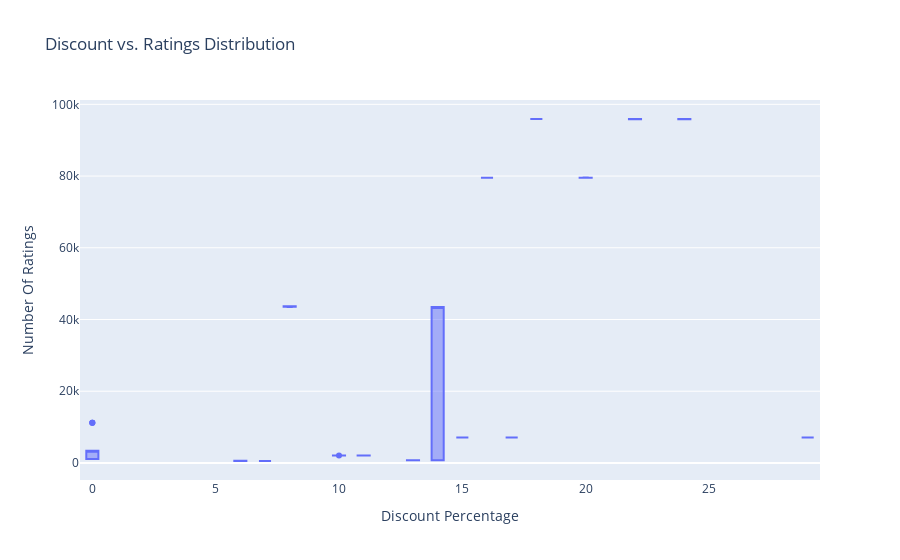

Notebook code for this chart:
### Code cell
# D. Discount vs Popularity
fig = px.box(data, x='Discount Percentage', y='Number Of Ratings', title='Discount vs. Ratings Distribution')
fig.show()

### Figure 1 — Plotly figure (JSON) as saved in the notebook; plotly's stock layout.template omitted (floating-point values rounded to 4 significant figures)
{"data": [{"alignmentgroup": "True", "hovertemplate": "Discount Percentage=%{x}<br>Number Of Ratings=%{y}<extra></extra>", "legendgroup": "", "marker": {"color": "#636efa"}, "name": "", "notched": false, "offsetgroup": "", "orientation": "v", "showlegend": false, "type": "box", "x": [0, 0, 0, 0, 0, 0, 0, 0, 0, 20, 16, 20, 20, 20, 0, 0, 0, 0, 29, 15, 0, 15, 17, 18, 6, 6, 13, 6, 14, 10, 7, 6, 6, 13, 13, 10, 10, 6, 14, 6, 10, 6, 11, 11, 10, 14, 7, 6, 6, 6, 8, 8, 24, 22, 22, 22, 8, 24, 14, 14, 14, 14], "x0": " ", "xaxis": "x", "y": [3431, 3431, 3431, 11202, 11202, 3431, 3431, 11202, 1454, 79512, 79512, 79582, 79512, 79512, 1078, 1078, 1078, 1078, 7088, 7088, 1078, 7088, 7081, 95909, 542, 580, 740, 545, 740, 2101, 545, 580, 580, 730, 730, 2101, 2101, 580, 740, 580, 2092, 545, 2101, 2092, 2101, 740, 545, 580, 580, 580, 43707, 43707, 95807, 95909, 95807, 95909, 43470, 95909, 43470, 43470, 43470, 43470], "y0": " ", "yaxis": "y"}], "layout": {"boxmode": "group", "legend": {"tracegroupgap": 0}, "title": {"text": "Discount vs. Ratings Distribution"}, "xaxis": {"anchor": "y", "domain": [0, 1], "title": {"text": "Discount Percentage"}}, "yaxis": {"anchor": "x", "domain": [0, 1], "title": {"text": "Number Of Ratings"}}}}
